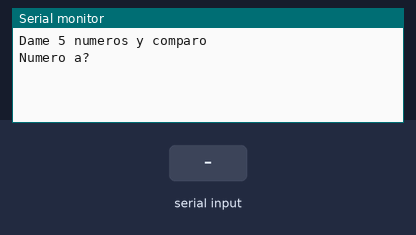
The sketch below on a simulated Arduino Uno, built with avr-gcc and run on an emulated ATmega328P. Parts: the last lines printed to the serial monitor. Inputs (shaded band) come from the test bench.

Above: at 1.2 s.
1.3 s: "90,45,200\n" received over Serial
At 2.1 s:
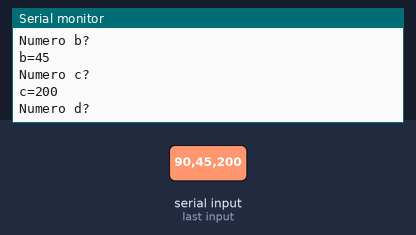
2.8 s: "30,150,10\n" received over Serial
At 3.6 s:
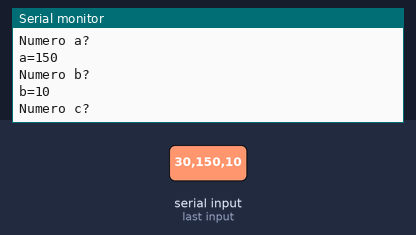

The sketch:

arduino.22.5numerosgrande.ino
```cpp
//Que numero es mas grande (otro)
int a = 0; //variable a
int b = 0; //variable b
int c = 0; //variable c
int d = 0; //variable d
int e = 0; //variable e
int x = 0; //variable x valor mayor actual
byte condicion = 0; //condicion de control, byte ocupa menos espacio

void setup() {
  Serial.begin(9600); //velocidad serial 9600
  Serial.println("Dame 5 numeros y comparo");
  Serial.println("Numero a?");
}

void loop() {
  while (condicion == 0) { //condicion inicial cero se entra
    if (Serial.available() > 0) { //si hay dato se entra
      a = Serial.parseInt(); //el dato en serial se guarda entero en "a"
      Serial.print("a=");
      Serial.println(a);
      Serial.println("Numero b?");
      condicion = 1;         //se cambia condicion para cambiar de bucle
    }

  }
  while (condicion == 1) { //se entra a este bucle despues de entrar "a"
    if (Serial.available() > 0) { //si hat dato en serial entrar
      b = Serial.parseInt(); //guardar entero del serial en "b"
      Serial.print("b=");
      Serial.println(b);
      Serial.println("Numero c?");
      condicion = 2;        //se cambia para cambiar de bucle
    }
  }
  while (condicion == 2) { //se entra a este bucle con condicion 2
    if (Serial.available() > 0) { //si hay dato en serial entrar
      c = Serial.parseInt(); //entero en serial se guarda en "c"
      Serial.print("c=");
      Serial.println(c);
      Serial.println("Numero d?");
      condicion = 3;         //para salir de bucle
    }
  }
  while (condicion == 3) { //se entra a este bucle con condicion 3
    if (Serial.available() > 0) { //si hay dato en serial entrar
      d = Serial.parseInt(); //entero en serial se guarda en "d"
      Serial.print("d=");
      Serial.println(d);
      Serial.println("Numero e?");
      condicion = 4;         //para salir de bucle
    }
  }
  while (condicion == 4) { //se entra a este bucle con condicion 4
    if (Serial.available() > 0) { //si hay dato en serial entrar
      e = Serial.parseInt(); //entero en serial se guarda en "e"
      Serial.print("e=");
      Serial.println(e);
      Serial.println("Comparando...");
      condicion = 5;         //para salir de bucle
    }
  }

  x = a; //suponemos que a es el mayor
  if (b > x) { //si b > x entrar
    x = b; //ahora x toma el valor de b
  }
  if (c > x) { //si c > x entrar
    x = c; //ahora x toma el valor de c
  }
  if (d > x) { //si d > x entrar
    x = d; //ahora x toma el valor de d
  }
  if (e > x) { //si e > x entrar
    x = e; //ahora x toma el valor de e
  }

  Serial.print(x);
  Serial.println(" es el mayor");
  Serial.println("Numero a?");
  condicion = 0;    //se reinicia la condicion para repetir el programa
}
```

Measured:
- after the input at 1.3 s, the serial monitor: prints a new line at once (image 1)
- after the input at 2.8 s, the serial monitor: prints a new line at once (image 2)
